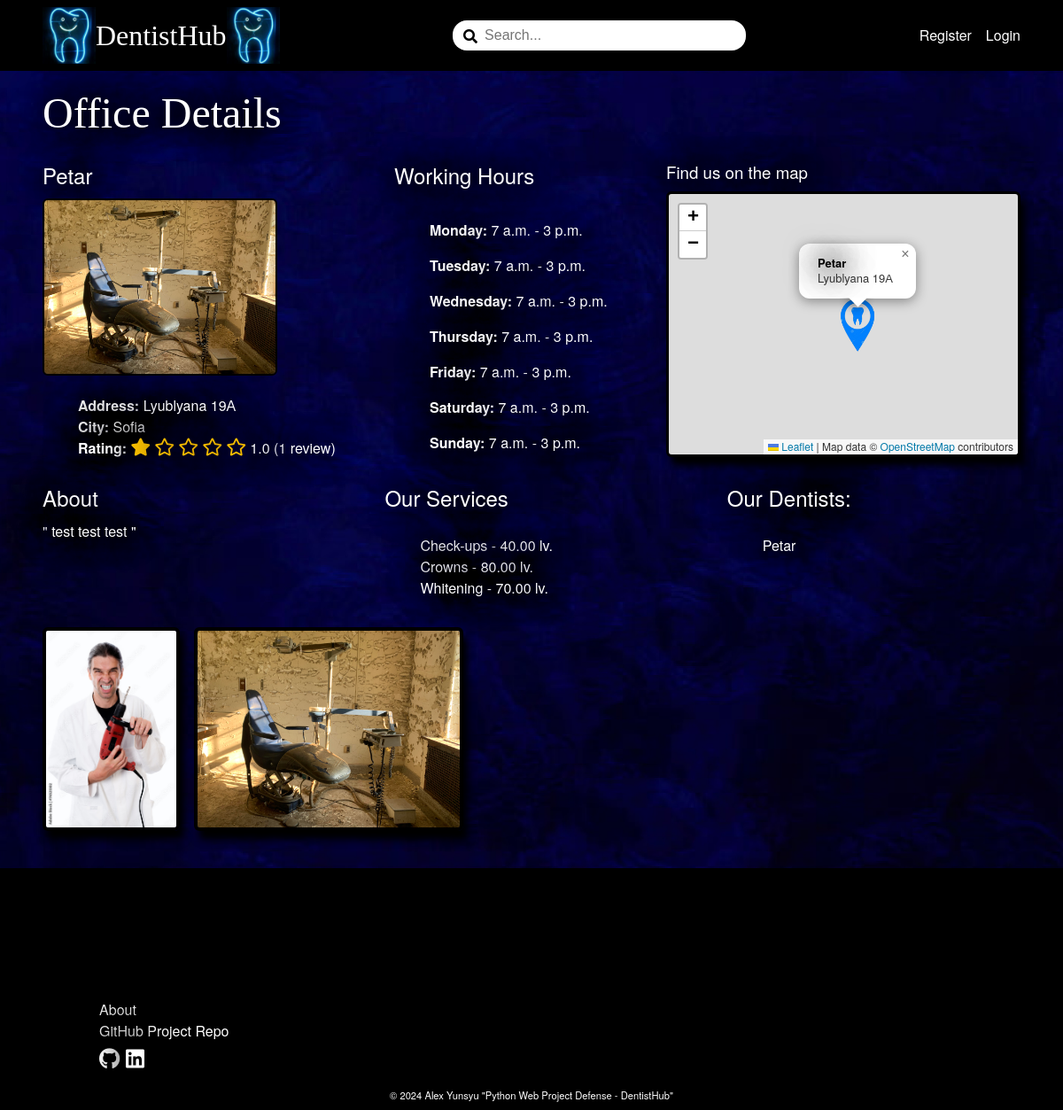
The page /dentistsoffice/petar/profile/ on the database its author committed.
### DentistBook/dentistsoffice/models.py (models this page shows, shortened)
class DentistsofficeProfile(models.Model):
    MIN_LENGTH_NAME = 2
    MAX_LENGTH_NAME = 50
    MIN_LENGTH_ADDRESS = 5
    MAX_LENGTH_ADDRESS = 50
    MIN_LENGTH_CITY = 2
    MAX_LENGTH_CITY = 50
    MAX_DIGITS_GEOLOCATION = 18
    DECIMAL_PLACES_GEOLOCATION = 15
    MIN_VALUE_GEOLOCATION_LATITUDE = -90
    MAX_VALUE_GEOLOCATION_LATITUDE = 90
    MIN_VALUE_GEOLOCATION_LONGITUDE = -180
    MAX_VALUE_GEOLOCATION_LONGITUDE = 180
    MIN_LENGTH_ABOUT = 10
    MAX_LENGTH_ABOUT = 500
    class Meta:
        verbose_name = 'Dentists office Profile'
    name = models.CharField(
        max_length=MAX_LENGTH_NAME,
        validators=(validators.MinLengthValidator(MIN_LENGTH_NAME),),
        null=False,
        blank=False
    )
    address = models.CharField(
        max_length=MAX_LENGTH_ADDRESS,
        validators=(validators.MinLengthValidator(MIN_LENGTH_ADDRESS),),
        null=False,
        blank=False
    )
    city = models.CharField(
        max_length=MAX_LENGTH_CITY,
        validators=(
            validators.MinLengthValidator(MIN_LENGTH_CITY),
            validate_dentistsoffice_city_name,
        ),
        null=False,
        blank=False
    )
    geolocation_latitude = models.DecimalField(
        max_digits=MAX_DIGITS_GEOLOCATION,
        decimal_places=DECIMAL_PLACES_GEOLOCATION,
        validators=(
            validators.MinValueValidator(MIN_VALUE_GEOLOCATION_LATITUDE),
            validators.MaxValueValidator(MAX_VALUE_GEOLOCATION_LATITUDE)
        ),
        null=True,
        blank=True
        )
    geolocation_longitude = models.DecimalField(
        max_digits=MAX_DIGITS_GEOLOCATION,
        decimal_places=DECIMAL_PLACES_GEOLOCATION,
        validators=(
            validators.MinValueValidator(MIN_VALUE_GEOLOCATION_LONGITUDE),
            validators.MaxValueValidator(MAX_VALUE_GEOLOCATION_LONGITUDE)
        ),
        null=True,
        blank=True
        )
    about = models.TextField(
        max_length=MAX_LENGTH_ABOUT,
        validators=(validators.MinLengthValidator(MIN_LENGTH_ABOUT),),
        null=True,
        blank=True
    )
    dentistsoffice_picture = models.ImageField(
        upload_to='dentistsoffice-profile-pictures',
        validators=(validate_dentistsoffice_picture_file_size,),
        null=True,
        blank=True,
    )
    slug = models.SlugField(
        unique=True
    )
    user = models.OneToOneField(
        UserModel,
        on_delete=models.CASCADE,
        primary_key=True
    )

class DentistsofficeWorkingHours(models.Model):
    WEEKDAYS = (
        (0, 'Monday'),
        (1, 'Tuesday'),
        (2, 'Wednesday'),
        (3, 'Thursday'),
        (4, 'Friday'),
        (5, 'Saturday'),
        (6, 'Sunday'),
    )
    TIME_SLOT_CHOICES = []
    for hour in range(0, 24):
        for minute in range(0, 60, 30):
            time_slot = time(hour, minute)
            display_text = time_slot.strftime('%H:%M')
            TIME_SLOT_CHOICES.append((time_slot, display_text))
    dentistsoffice = models.ForeignKey(
        DentistsofficeProfile,
        on_delete=models.CASCADE
    )
    day = models.IntegerField(
        choices=WEEKDAYS,
        null=False,
        blank=False
    )
    start_time = models.TimeField(
        choices=TIME_SLOT_CHOICES,
        null=True,
        blank=True
    )
    end_time = models.TimeField(
        choices=TIME_SLOT_CHOICES,
        null=True,
        blank=True
    )
    class Meta:
        unique_together = ('dentistsoffice', 'day')
        verbose_name_plural = 'Dentists office Working Hours'

class DentistsofficeService(models.Model):
    MIN_LENGTH_DENTISTSOFFICE_SERVICE = 3
    MAX_LENGTH_DENTISTSOFFICE_SERVICE = 50
    MAX_DIGITS_PRICE = 5
    DECIMAL_PLACES_PRICE = 2
    MIN_VALUE_PRICE = 0.01
    class Meta:
        verbose_name_plural = 'Dentists office Services'
    service_name = models.CharField(
        max_length=MAX_LENGTH_DENTISTSOFFICE_SERVICE,
        validators=(validators.MinLengthValidator(MIN_LENGTH_DENTISTSOFFICE_SERVICE),),
        null=False,
        blank=False
    )
    price = models.DecimalField(
        max_digits=MAX_DIGITS_PRICE,
        decimal_places=DECIMAL_PLACES_PRICE,
        validators=(validators.MinValueValidator(MIN_VALUE_PRICE),),
        null=False,
        blank=False
    )
    category = models.ForeignKey(
        ServiceCategory,
        on_delete=models.CASCADE,
    )
    dentistsoffice = models.ForeignKey(
        DentistsofficeProfile,
        on_delete=models.CASCADE,
    )

class DentistsofficePicture(models.Model):
    class Meta:
        verbose_name_plural = 'Dentists office Pictures'
    dentistsoffice = models.ForeignKey(
        DentistsofficeProfile,
        on_delete=models.CASCADE
    )
    image = models.ImageField(
        upload_to=dentistsoffice_picture_upload_to,
        validators=(validate_dentistsoffice_picture_file_size,)
    )

### DentistBook/dentist/models.py (models this page shows, shortened)
class Dentist(models.Model):
    MIN_LENGTH_NAME = 2
    MAX_LENGTH_NAME = 30
    name = models.CharField(
        max_length=MAX_LENGTH_NAME,
        validators=(
            validators.MinLengthValidator(MIN_LENGTH_NAME),
            validate_name
        ),
        null=False,
        blank=False
    )
    about = models.TextField(
        null=False,
        blank=False
    )
    dentist_picture = models.ImageField(
        upload_to='dentist-profile-pictures',
        validators=(validate_dentist_picture_file_size,),
        null=True,
        blank=True,
    )
    dentistsoffice = models.ForeignKey(
        DentistsofficeProfile,
        on_delete=models.CASCADE
    )

### DentistBook/dentistsoffice/views.py (the view)
# urls.py: path('<slug:slug>/profile/', DentistsofficeProfileDetailsView.as_view(), name='dentistsoffice-details'),
class DentistsofficeProfileDetailsView(views.DetailView):
    model = DentistsofficeProfile
    template_name = 'dentistsoffice/dentistsoffice-details.html'
    context_object_name = 'dentistsoffice_profile'
    def get_context_data(self, **kwargs):
        context = super().get_context_data(**kwargs)
        dentistsoffice_rating = Review.objects.filter(dentistsoffice=self.object.pk).aggregate(Avg('rating'))['rating__avg']
        dentistsoffice_reviews_count = Review.objects.filter(dentistsoffice=self.object.pk).count()
        context['dentistsoffice_rating'] = dentistsoffice_rating
        context['dentistsoffice_reviews_count'] = dentistsoffice_reviews_count
        return context

### DentistBook/dentistsoffice/templates/dentistsoffice/dentistsoffice-details.html (shortened to what this page needs)
{% extends 'base.html' %}
{% load static %}
{% load dentistsoffice_custom_filters %}
{% load custom_filters %}
{% block content %}
<link rel="stylesheet" href="https://cdn.jsdelivr.net/npm/leaflet@1.7.1/dist/leaflet.css" />
    <div class="wall-dentistsoffice-picture-container">
        <div class="main-container">
        <div class="dentistsoffice-header">
            <h1>Office Details</h1>
        </div>
        <div class="dentistsoffice-details-wrapper">
            <div class="dentistsoffice-details">
                    <h2>{{ object.name }}</h2>
                    {% if object.dentistsoffice_picture %}
                        <img src="{{ object.dentistsoffice_picture.url }}" class="profile-picture" alt="dentistsoffice-profile_picture">
                    {% else %}
                        <img src="{% static 'images/dentistsoffice-default-profile-picture.jpg' %}" alt="dentist_default_profile_picture" class="profile-picture">
                    {% endif %}
                <ul>
                    <li><b>Address:</b> {{ object.address }}</li>
                    <li><b>City:</b> {{ object.city }}</li>
                    {% if dentistsoffice_rating %}
                        <p><b>Rating:</b>
                            {% if dentistsoffice_rating >= 1 and dentistsoffice_rating < 1.5 %}
                                <i class="fas fa-star"></i>
                                <i class="far fa-star"></i>
                                <i class="far fa-star"></i>
                                <i class="far fa-star"></i>
                                <i class="far fa-star"></i>
                            {% elif dentistsoffice_rating >= 1.5 and dentistsoffice_rating < 2 %}
                                <i class="fas fa-star"></i>
                                <i class="fas fa-star-half-alt"></i>
                                <i class="far fa-star"></i>
                                <i class="far fa-star"></i>
                                <i class="far fa-star"></i>
                            {% elif dentistsoffice_rating >= 2 and dentistsoffice_rating < 2.5 %}
                                <i class="fas fa-star"></i>
                                <i class="fas fa-star"></i>
                                <i class="far fa-star"></i>
                                <i class="far fa-star"></i>
                                <i class="far fa-star"></i>
                            {% elif dentistsoffice_rating >= 2.5 and dentistsoffice_rating < 3 %}
                                <i class="fas fa-star"></i>
                                <i class="fas fa-star"></i>
                                <i class="fas fa-star-half-alt"></i>
                                <i class="far fa-star"></i>
                                <i class="far fa-star"></i>
                            {% elif dentistsoffice_rating >= 3 and dentistsoffice_rating < 3.5 %}
                                <i class="fas fa-star"></i>
                                <i class="fas fa-star"></i>
                                <i class="fas fa-star"></i>
                                <i class="far fa-star"></i>
                                <i class="far fa-star"></i>
                            {% elif dentistsoffice_rating >= 3.5 and dentistsoffice_rating < 4 %}
                                <i class="fas fa-star"></i>
                                <i class="fas fa-star"></i>
                                <i class="fas fa-star"></i>
                                <i class="fas fa-star-half-alt"></i>
                                <i class="far fa-star"></i>
                            {% elif dentistsoffice_rating >= 4 and dentistsoffice_rating < 4.5 %}
                                <i class="fas fa-star"></i>
                                <i class="fas fa-star"></i>
                                <i class="fas fa-star"></i>
                                <i class="fas fa-star"></i>
                                <i class="far fa-star"></i>
                            {% elif dentistsoffice_rating >= 4.5 and dentistsoffice_rating < 5 %}
                                <i class="fas fa-star"></i>
                                <i class="fas fa-star"></i>
                                <i class="fas fa-star"></i>
                                <i class="fas fa-star"></i>
                                <i class="fas fa-star-half-alt"></i>
                            {% elif dentistsoffice_rating == 5 %}
                                <i class="fas fa-star"></i>
                                <i class="fas fa-star"></i>
                                <i class="fas fa-star"></i>
                                <i class="fas fa-star"></i>
                                <i class="fas fa-star"></i>
                            {% endif %}
                            <a href="{% url 'dentistsoffice-reviews-list' slug=object.slug %}">{{ dentistsoffice_rating|floatformat:1 }} ({{ dentistsoffice_reviews_count }}
                            {% if dentistsoffice_reviews_count == 1 %}
                                review)
                            {% else %}
                                reviews)
                            {% endif %}</a>
                        </p>
                    {% else %}
                        <p>No reviews yet.</p>
                    {% endif %}
                </ul>
            </div>
            <div class="working-hours">
                <h2>Working Hours</h2>
                <ul>
                    {% for weekday in object.dentistsofficeworkinghours_set.all|dictsort:'day' %}
                        {% if object.pk == request.user.pk %}
                            <a href="{% url 'working-hours-details' slug=object.slug pk=weekday.pk %}">
                                {% if weekday.start_time and weekday.end_time %}
                                    <li><b>{{ weekday.day|weekday_name }}:</b> {{ weekday.start_time }} - {{ weekday.end_time }}</li>
                                {% else %}
                                    <li><b>{{ weekday.day|weekday_name }}:</b> <img src="{% static 'images/closed_sign.jpg'%}" alt="closed" class="closed-sign"></li>
                                {% endif %}
                            </a>
                        {% else %}
                            {% if weekday.start_time and weekday.end_time %}
                                <li><b>{{ weekday.day|weekday_name }}:</b> {{ weekday.start_time }} - {{ weekday.end_time }}</li>
                            {% else %}
                                <li><b>{{ weekday.day|weekday_name }}:</b> <img src="{% static 'images/closed_sign.jpg'%}" alt="closed" class="closed-sign"></li>
                            {% endif %}
                        {% endif %}
                    {% endfor %}
                </ul>
            </div>
            {% if object.geolocation_latitude and object.geolocation_longitude %}
            <div class="map-container-dentistsoffice">
                <h3>Find us on the map</h3>
                <div id="map"></div>
            </div>
            {% endif %}
        </div>
        <div class="dentistsoffice-details-wrapper2">
            <div class="about">
                <h2>About</h2>
                <p>" {{ object.about }} "</p>
            </div>
            <div class="services">
                <h2>Our Services</h2>
                <ul>
                    {% for service in object.dentistsofficeservice_set.all %}
                        {% if object.pk == request.user.pk %}
                            <li><a href="{% url 'service-details' slug=object.slug pk=service.pk %}">{{ service.service_name }} - {{ service.price }} lv.</a></li>
                        {% else %}
                            <li>{{ service.service_name }} - {{ service.price }} lv.</li>
                        {% endif %}
                    {% empty %}
                        <li>This office has no services yet</li>
                    {% endfor %}
                </ul>
            </div>
            <div class="dentists-list">
                <h2>Our Dentists:</h2>
                <ul>
                    {% for dentist in object.dentist_set.all %}
                        <li><a href="{% url 'dentist-details' pk=dentist.pk %}">{{ dentist.name }}</a></li>
                    {% empty %}
                        <li>This office has no dentists</li>
                    {% endfor %}
                </ul>
            </div>
        </div>
        <div class="dentistsoffice-pictures">
            {% for picture in object.dentistsofficepicture_set.all %}
                <a href="{% url 'picture-details' slug=object.slug pk=picture.pk %}"><img src="{{ picture.image.url }}" alt="picture" class="dentistsoffice-photo-thumbnail"></a>
            {% empty %}
                <h3>No photo uploaded</h3>
            {% endfor %}
        </div>
    </div>
        <img src="{% static 'images/website_photos/white-wall.jpg' %}" alt="white-wall" class="white-wall-picture">
    </div>
{% endblock %}

### rows shown on the page
DentistsofficeProfile: name "Petar", dentistsoffice_picture (picture), address "Lyublyana 19А", city "Sofia", about "test test test"
DentistsofficeWorkingHours: day|weekday_name "Monday", start_time "7 a.m.", end_time "3 p.m."
DentistsofficeWorkingHours: day|weekday_name "Tuesday", start_time "7 a.m.", end_time "3 p.m."
DentistsofficeWorkingHours: day|weekday_name "Wednesday", start_time "7 a.m.", end_time "3 p.m."
DentistsofficeWorkingHours: day|weekday_name "Thursday", start_time "7 a.m.", end_time "3 p.m."
DentistsofficeWorkingHours: day|weekday_name "Friday", start_time "7 a.m.", end_time "3 p.m."
DentistsofficeWorkingHours: day|weekday_name "Saturday", start_time "7 a.m.", end_time "3 p.m."
DentistsofficeWorkingHours: day|weekday_name "Sunday", start_time "7 a.m.", end_time "3 p.m."
DentistsofficeService: service_name "Check-ups", price "40.00"
DentistsofficeService: service_name "Crowns", price "80.00"
DentistsofficeService: service_name "Whitening", price "70.00"
Dentist: name "Petar"
DentistsofficePicture: image (picture)
DentistsofficePicture: image (picture)

### other values the page prints
{{ dentistsoffice_rating|floatformat:1 }} "1.0"
{{ dentistsoffice_reviews_count }} "1"
